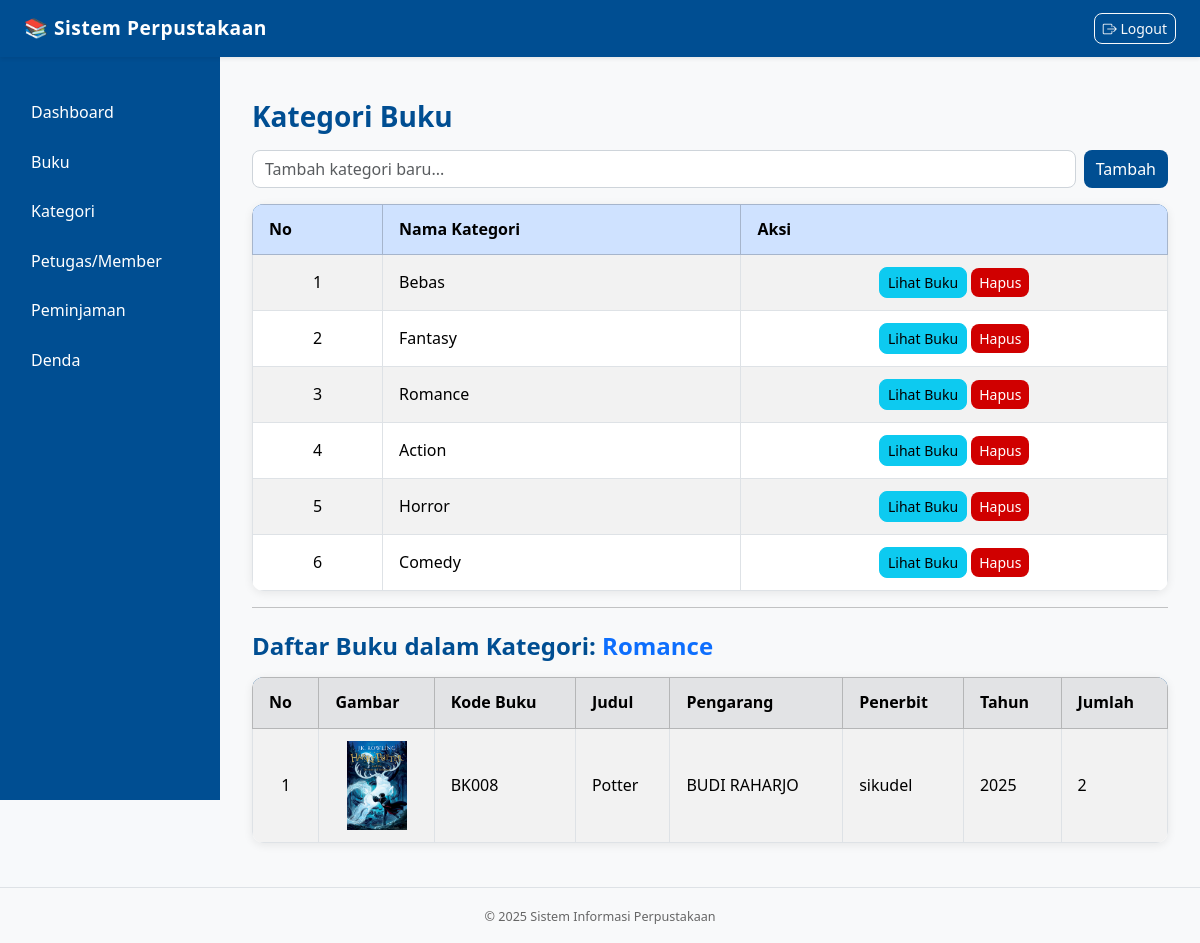
The app's page /pages/admin/kategori.php?lihat=10 (signed in) with its own data.
### tables this page shows
CREATE TABLE `tbl_kategori` (
  `id_kategori` int(11) NOT NULL,
  `nama_kategori` varchar(255) NOT NULL
);

CREATE TABLE `tbl_buku` (
  `id_buku` int(11) NOT NULL,
  `buku_id` varchar(255) NOT NULL,
  `id_kategori` int(11) NOT NULL,
  `id_rak` int(11) NOT NULL,
  `sampul` varchar(255) DEFAULT NULL,
  `isbn` varchar(255) DEFAULT NULL,
  `lampiran` varchar(255) DEFAULT NULL,
  `title` varchar(255) DEFAULT NULL,
  `penerbit` varchar(255) DEFAULT NULL,
  `pengarang` varchar(255) DEFAULT NULL,
  `thn_buku` varchar(255) DEFAULT NULL,
  `isi` text DEFAULT NULL,
  `jml` int(11) DEFAULT NULL,
  `tgl_masuk` varchar(255) DEFAULT NULL,
  `gambar_buku` varchar(50) DEFAULT NULL
);

### pages/admin/kategori.php (the view, shortened to what this page needs)
<?php
require '../config/db.php';
include '../includes/header.php';
$result = $conn->query("SELECT * FROM tbl_kategori ORDER BY id_kategori DESC");
$bukuKategori = [];
$kategoriNama = "";
if (isset($_GET['lihat'])) {
    $id_kat = (int)$_GET['lihat'];
    $katQ = $conn->query("SELECT nama_kategori FROM tbl_kategori WHERE id_kategori=$id_kat");
    if ($katQ && $katQ->num_rows > 0) {
        $kategoriNama = $katQ->fetch_assoc()['nama_kategori'];
    }
    $bukuQ = $conn->query("
        SELECT b.*, k.nama_kategori
        FROM tbl_buku b
        LEFT JOIN tbl_kategori k ON b.id_kategori = k.id_kategori
        WHERE b.id_kategori = $id_kat
        ORDER BY b.id_buku DESC
    ");
    while ($r = $bukuQ->fetch_assoc()) {
        $bukuKategori[] = $r;
    }
}
?>
<div class="container my-4">
    <h3>Kategori Buku</h3>
    <form method="post" class="mb-3 d-flex gap-2">
        <input type="text" name="nama_kategori" class="form-control" placeholder="Tambah kategori baru..." required>
        <button class="btn btn-primary" name="tambah">Tambah</button>
    </form>
    <table class="table table-bordered table-striped align-middle">
        <thead class="table-primary">
            <tr>
                <th>No</th>
                <th>Nama Kategori</th>
                <th>Aksi</th>
            </tr>
        </thead>
        <tbody>
            <?php $no=1; while($row = $result->fetch_assoc()): ?>
            <tr>
                <td class="text-center"><?= $no++; ?></td>
                <td><?= htmlspecialchars($row['nama_kategori']); ?></td>
                <td class="text-center">
                    <a href="?lihat=<?= $row['id_kategori']; ?>" class="btn btn-info btn-sm">Lihat Buku</a>
                    <a href="?hapus=<?= $row['id_kategori']; ?>" class="btn btn-danger btn-sm"
                       onclick="return confirm('Hapus kategori ini?')">Hapus</a>
                </td>
            </tr>
            <?php endwhile; ?>
        </tbody>
    </table>
    <?php if (!empty($bukuKategori)): ?>
        <hr>
        <h4 class="mt-4">Daftar Buku dalam Kategori: <span class="text-primary"><?= htmlspecialchars($kategoriNama); ?></span></h4>
        <table class="table table-bordered table-striped mt-3 align-middle">
            <thead class="table-secondary">
                <tr>
                    <th>No</th>
                    <th>Gambar</th>
                    <th>Kode Buku</th>
                    <th>Judul</th>
                    <th>Pengarang</th>
                    <th>Penerbit</th>
                    <th>Tahun</th>
                    <th>Jumlah</th>
                </tr>
            </thead>
            <tbody>
                <?php $no=1; foreach($bukuKategori as $b): ?>
                <tr>
                    <td class="text-center"><?= $no++; ?></td>
                    <td class="text-center">
                        <?php if ($b['gambar_buku']): ?>
                            <img src="../asset/img//<?= htmlspecialchars($b['gambar_buku']); ?>" width="60">
                        <?php else: ?>
                            <span class="text-muted">-</span>
                        <?php endif; ?>
                    </td>
                    <td><?= htmlspecialchars($b['buku_id']); ?></td>
                    <td><?= htmlspecialchars($b['title']); ?></td>
                    <td><?= htmlspecialchars($b['pengarang']); ?></td>
                    <td><?= htmlspecialchars($b['penerbit']); ?></td>
                    <td><?= htmlspecialchars($b['thn_buku']); ?></td>
                    <td><?= htmlspecialchars($b['jml']); ?></td>
                </tr>
                <?php endforeach; ?>
            </tbody>
        </table>
    <?php endif; ?>
</div>
<?php include '../includes/footer.php'; ?>

### pages/asset/css/style.css (style rules this page uses)
:root { --primary: #004e92; --primary-light: #004e92; --primary-dark: #004e92; --accent: #ffba08; --danger: #d00000; --bg: #f7f9fb; --text-dark: #1f1f1f; --text-muted: #666; --shadow: 0 2px 10px rgba(0, 0, 0, 0.08); }
body { font-family: "Poppins", "Segoe UI", Tahoma, sans-serif; background-color: var(--bg); color: var(--text-dark); line-height: 1.6; transition: background 0.3s ease; }
.container { max-width: 1050px; animation: fadeIn 0.4s ease; }
h3, h4 { font-weight: 600; color: var(--primary-dark); margin-bottom: 1rem; }
.table { background-color: #fff; border-radius: 12px; overflow: hidden; box-shadow: var(--shadow); }
.table thead { background: linear-gradient(90deg, var(--primary), var(--primary-light)); color: white; font-weight: 500; }
.table th, .table td { vertical-align: middle !important; padding: 12px 16px; }
.btn { border-radius: 8px; transition: all 0.25s ease; font-weight: 500; }
.btn-primary { background: linear-gradient(90deg, var(--primary), var(--primary-light)); border: none; }
.btn-danger { background: var(--danger); border: none; }
input.form-control, select.form-select, textarea.form-control { border-radius: 8px; border: 1px solid #ced4da; box-shadow: none; transition: all 0.2s ease-in-out; }

### records on screen
tbl_kategori: nama_kategori "Bebas"
tbl_kategori: nama_kategori "Fantasy"
tbl_kategori: nama_kategori "Romance"
tbl_kategori: nama_kategori "Action"
tbl_kategori: nama_kategori "Horror"
tbl_kategori: nama_kategori "Comedy"
tbl_buku: gambar_buku (picture), buku "BK008", title "Potter", pengarang "BUDI RAHARJO", penerbit "sikudel", thn_buku "2025", jml "2"

### other values on screen
$label "Dashboard"
$label "Buku"
$label "Kategori"
$label "Petugas/Member"
$label "Peminjaman"
$label "Denda"
